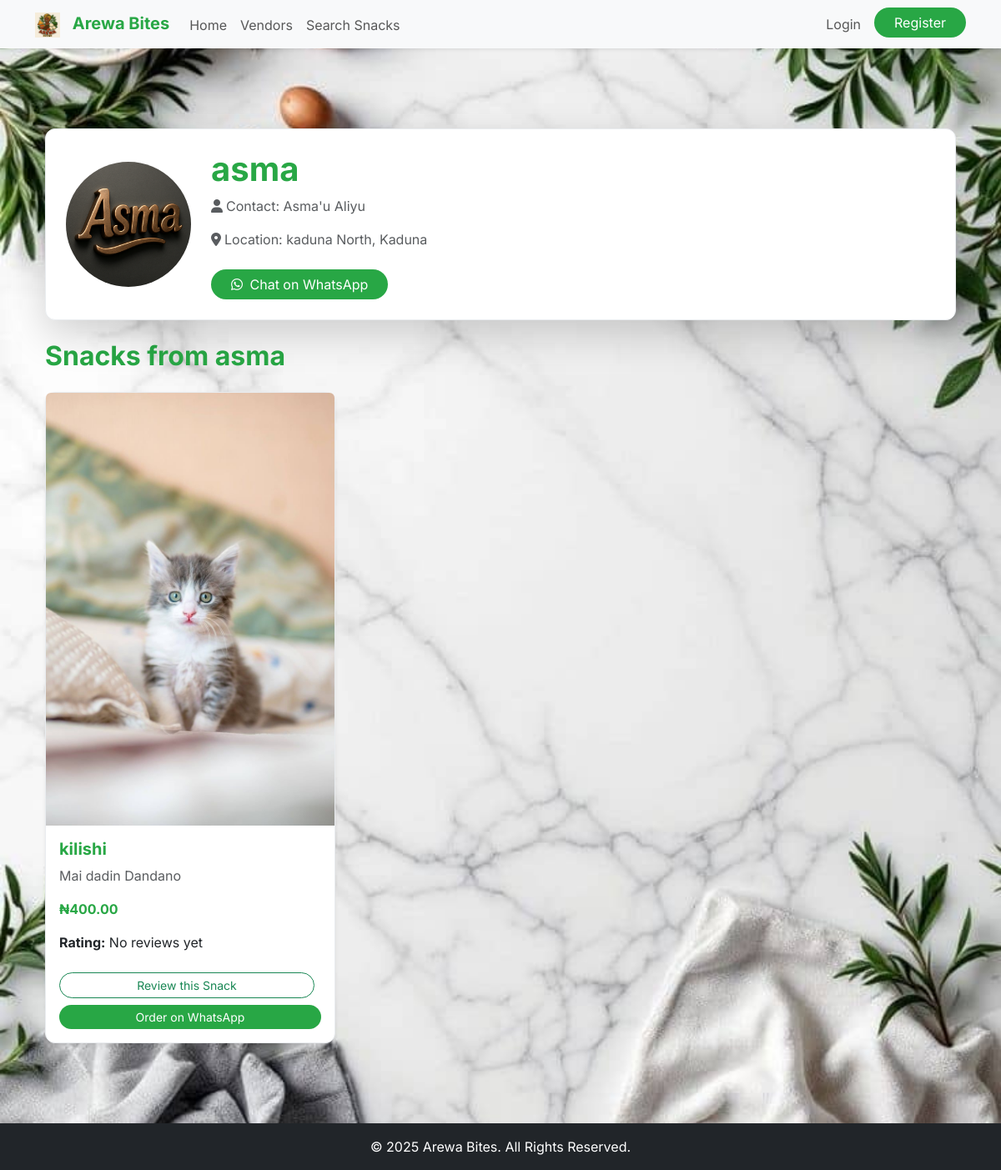
The app's page /vendor/1 with its own data.
### app/models.py (models this page shows, shortened)
class Vendor(db.Model, UserMixin):
    id = db.Column(db.Integer, primary_key=True)
    business_name = db.Column(db.String(100), unique=True, nullable=False)
    contact_name = db.Column(db.String(100), nullable=False)
    whatsapp_number = db.Column(db.String(20), unique=True, nullable=False)
    location_zone = db.Column(db.String(100), nullable=False)
    state = db.Column(db.String(100), nullable=False)
    email = db.Column(db.String(120), unique=True, nullable=False)
    password = db.Column(db.String(200), nullable=False)
    logo_url = db.Column(db.String(200), nullable=False, default='logos/default.png')
    is_admin = db.Column(db.Boolean, default=False)
    is_verified = db.Column(db.Boolean, default=False)
    referral_code = db.Column(db.String(10), unique=True, nullable=False)
    referred_by = db.Column(db.Integer, db.ForeignKey('vendor.id'))
    snacks = db.relationship('Snack', backref='vendor', lazy=True, cascade="all, delete-orphan")
    referrals = db.relationship('Vendor', backref=db.backref('referrer', remote_side=[id]), lazy=True)

class Snack(db.Model):
    id = db.Column(db.Integer, primary_key=True)
    name = db.Column(db.String(100), nullable=False)
    description = db.Column(db.Text, nullable=False)
    price = db.Column(db.Float, nullable=False)
    media_url = db.Column(db.String(200), nullable=False)
    media_type = db.Column(db.String(10), nullable=False)
    date_posted = db.Column(db.DateTime, nullable=False, default=datetime.utcnow)
    vendor_id = db.Column(db.Integer, db.ForeignKey('vendor.id'), nullable=False)
    reviews = db.relationship('Review', backref='snack', lazy=True, cascade="all, delete-orphan")

### app/routes.py (the view)
@main.route("/vendor/<int:vendor_id>")
def vendor_profile(vendor_id):
    vendor = db.session.get(Vendor, vendor_id)
    if not vendor:
        return 'Vendor not found', 404
    one_day_ago = datetime.utcnow() - timedelta(days=1)
    snacks_with_reviews = db.session.query(Snack, func.avg(Review.rating).label('average_rating')) \
        .outerjoin(Review) \
        .filter(Snack.vendor_id == vendor.id) \
        .filter(Snack.date_posted > one_day_ago) \
        .group_by(Snack.id) \
        .order_by(Snack.date_posted.desc()) \
        .all()
    return render_template('vendor_profile.html', vendor=vendor, snacks=snacks_with_reviews)

### app/__init__.py (called while the page is built)
def create_app(config_class=Config):
    app = Flask(__name__)
    app.config.from_object(config_class)
    db.init_app(app)
    bcrypt.init_app(app)
    login_manager.init_app(app)
    csrf.init_app(app)
    migrate.init_app(app, db)
    socketio.init_app(app)
    @app.context_processor
    def inject_globals():
        current_vendor = None
        if 'vendor_id' in session:
            from app.models import Vendor
            current_vendor = db.session.get(Vendor, session.get('vendor_id'))
        return {
            'now': datetime.utcnow(),
            'current_vendor': current_vendor
        }
    from app.routes import main
    app.register_blueprint(main)
    return app

### app/templates/vendor_profile.html (shortened to what this page needs)
{% extends "base.html" %}
{% block content %}
<div class="container my-5">
    <div class="card arewa-card p-4 shadow-lg mb-4">
        <div class="d-flex flex-column flex-md-row align-items-center">
            <img src="{{ url_for('static', filename=vendor.logo_url) }}" alt="{{ vendor.business_name }} Logo" class="img-fluid rounded-circle me-md-4 mb-3 mb-md-0" style="width: 150px; height: 150px; object-fit: cover;">
            <div>
                <h1 class="card-title arewa-text-green fw-bold">{{ vendor.business_name }}</h1>
                <p class="text-muted"><i class="fas fa-user me-1"></i>Contact: {{ vendor.contact_name }}</p>
                <p class="text-muted"><i class="fas fa-map-marker-alt me-1"></i>Location: {{ vendor.location_zone }}, {{ vendor.state }}</p>
                <a href="https://wa.me/{{ vendor.whatsapp_number }}" target="_blank" class="btn btn-arewa-primary rounded-pill mt-2 me-2">
                    <i class="fab fa-whatsapp me-1"></i> Chat on WhatsApp
                </a>
            </div>
        </div>
    </div>
    <h2 class="my-4 arewa-text-green fw-bold">Snacks from {{ vendor.business_name }}</h2>
    {% if snacks %}
        <div class="row g-4">
            {% for snack, avg_rating in snacks %}
                <div class="col-md-4">
                    <div class="card arewa-card shadow-sm h-100">
                        {% if snack.media_type == 'video' %}
                            <video src="{{ url_for('static', filename=snack.media_url) }}" class="card-img-top rounded-top" controls></video>
                        {% else %}
                            <img src="{{ url_for('static', filename=snack.media_url) }}" class="card-img-top rounded-top" alt="{{ snack.name }}">
                        {% endif %}
                        <div class="card-body d-flex flex-column">
                            <h5 class="card-title arewa-text-green fw-bold">{{ snack.name }}</h5>
                            <p class="card-text text-muted flex-grow-1">{{ snack.description }}</p>
                            <p class="fw-bold arewa-text-green">₦{{ "%.2f"|format(snack.price) }}</p>
                            {% if avg_rating %}
                                <p class="card-text"><i class="fas fa-star text-warning"></i> <strong>Rating:</strong> {{ avg_rating | round(1) }} / 5</p>
                            {% else %}
                                <p class="card-text"><strong>Rating:</strong> No reviews yet</p>
                            {% endif %}
                            <a href="{{ url_for('main.review_snack', snack_id=snack.id) }}" class="btn btn-outline-success btn-sm mt-2 rounded-pill me-2">Review this Snack</a>
                            <a href="https://wa.me/{{ vendor.whatsapp_number }}?text=Hello, I'm interested in your {{ snack.name }}." class="btn btn-arewa-primary btn-sm mt-2 rounded-pill" target="_blank">Order on WhatsApp</a>
                        </div>
                    </div>
                </div>
            {% endfor %}
        </div>
    {% else %}
        <p class="text-center text-muted">{{ vendor.business_name }} has not added any snacks yet. 😔</p>
    {% endif %}
</div>
{% endblock %}

### app/static/css/style.css (style rules this page uses)
body { background-color: #F8F9FA; background-image: url("../images/traditional_food_pattern.png"); background-repeat: no-repeat; background-position: center center; background-size: cover; background-attachment: fixed; color: #343A40; font-family: 'Inter', sans-serif; font-size: 1rem; line-height: 1.5; }
.arewa-text-green { color: #28A745 !important; }
.arewa-card { background-color: #FFFFFF; border: 1px solid #E9ECEF; border-radius: 12px; box-shadow: 0 8px 16px rgba(40, 167, 69, 0.15); }
.form-control, .btn, .badge { border-radius: 8px; }
.btn-arewa-primary { background-color: #28A745; color: white; border: none; }
h1.arewa-text-green { font-weight: bold; }
.rounded-pill { padding-left: 1.5rem; padding-right: 1.5rem; }

### records on screen
Vendor: logo_url (picture), business_name "asma", contact_name "Asma'u Aliyu", location_zone "kaduna North", state "Kaduna"
Snack: media_url (picture), name "kilishi", description "Mai dadin Dandano", price "400.00"
